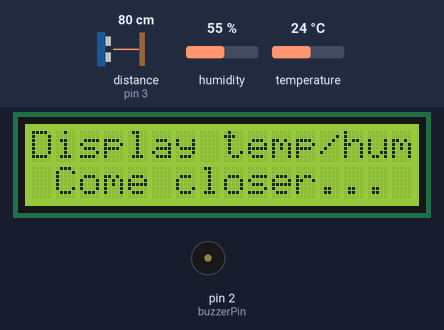
Bench run of a sketch on a simulated Arduino Uno, built with avr-gcc and run on an emulated ATmega328P. Parts: 16×2 character LCD, buzzer (waves = sounding, pin HIGH). Wiring (inferred from the names in the program): ultrasonic range finder: trigger pin 9; echo pin 3. The inputs (shaded band) are chosen by the test bench; at power-on: distance to the obstacle (sensor on pin 3) 80 cm, humidity 55 %, temperature 24 °C. The echo pulse lasts 58.3 µs per cm; pins used as bus, display or sensor lines are not drawn.

Above: at 1.2 s.
1.3 s: distance to the obstacle (sensor on pin 3) set to 2 cm
At 1.8 s:
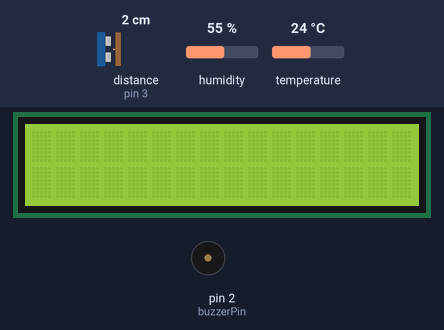
At 2.4 s:
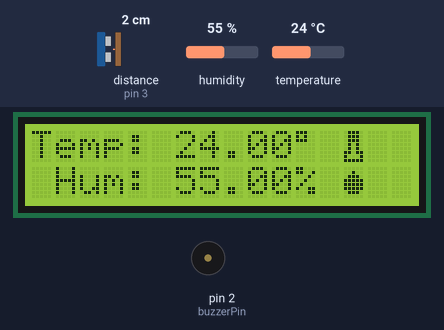
Timing chart, 0 to 4.3 s (numbered marks = the images above; inputs shaded):
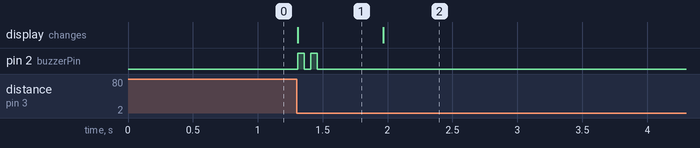

The sketch:

ard_temp_humidity_DHT22.ino
```cpp
#include <DHT.h>
#include <Adafruit_Sensor.h>
#include <LiquidCrystal.h>// include the library code

// initialize the library with the numbers of the interface pins
LiquidCrystal lcd(4, 6, 10, 11, 12, 13);

#define DHTPIN 7
#define DHTTYPE DHT22   // DHT 22  (AM2302)
DHT dht = DHT(DHTPIN, DHTTYPE);

// custom chars
byte Thermo[8] =
{
  0b01110,
  0b01110,
  0b01110,
  0b01010,
  0b01010,
  0b11011,
  0b10001,
  0b11111
};

byte Drop[8] =
{
  0b00000,
  0b00100,
  0b01110,
  0b11111,
  0b11111,
  0b11111,
  0b01110,
  0b00000
};


// ultrasonic sensor
const int trigPin = 9;
const int echoPin = 3;

// buzzer
int buzzerPin = 2;

// variable for take distance func output
int distCM;
bool beep;


void setup() {
  Serial.begin(9600);

  // Setup sensor:
  dht.begin();

  lcd.begin(16, 2);  // set LCD's number of columns and rows:

  // create new custom characters to display thermometer and a drop
  lcd.createChar(0, Thermo);
  lcd.createChar(1, Drop);

  // ultrasonic sensor pins
  pinMode(trigPin, OUTPUT);
  pinMode(echoPin, INPUT);

  // buzzer pin
  pinMode(buzzerPin, OUTPUT);
}

void loop() {

  lcd.setCursor(0, 0); // set the cursor to column 0, row 0
  lcd.print("Display temp/hum");
  lcd.setCursor(1, 1); // set the cursor to column 1, row 1
  lcd.print("Come closer...");
  beep = true;

  distCM = take_distance(); // take the distance function

  while (distCM <= 35) {

    if (beep == true) {
      lcd.clear(); // delete whatever on the LCD at the moment
      double_beep();
      beep = false;
    }

    // start reading temp and humidity

    delay(250);

    // Read the humidity in %:
    float h = dht.readHumidity();
    // Read the temperature as Celsius:
    float t = dht.readTemperature();


    // display things on the LCD
    lcd.setCursor(0, 0); // set the cursor to col 0, row 0
    lcd.print("Temp:");  // Print a message to the LCD.
    lcd.setCursor(6, 0);
    lcd.print(t);
    lcd.setCursor(11, 0);
    lcd.print((char)223);
    // print the thermo custom icon
    lcd.setCursor(13, 0);
    lcd.write(byte(0));

    lcd.setCursor(0, 1); // set the cursor to column 0, row 1
    lcd.print(" Hum:");  // Print a message to the LCD.
    lcd.setCursor(6, 1);
    lcd.print(h);
    lcd.setCursor(11, 1);
    lcd.print("%");
    // print the drop custom icon
    lcd.setCursor(13, 1);
    lcd.write(byte(1));

    delay(5000); // wait 5 sec

    distCM = take_distance();

  }
}


// FUNCTIONS

int take_distance() {
  int distanceCM;
  long duration;

  // TAKE DISTANCE
  // clear trigPin
  digitalWrite(trigPin, LOW);
  delayMicroseconds(2);

  // set trigPin on HIGH for 10 micro sec
  digitalWrite(trigPin, HIGH);
  delayMicroseconds(10);
  digitalWrite(trigPin, LOW);

  // reead echoPin and return the sound wave travel time in microsec
  duration = pulseIn(echoPin, HIGH);

  // calculate distance
  distanceCM = duration * 0.034 / 2; // s = t * v. the sound travels at 0.034 cm/µs (v). /2 because we want only one way trip

  return distanceCM;
}


void double_beep() {
  // make a double beep
  digitalWrite(buzzerPin, HIGH);   // turn the buzzer on (HIGH voltage level)
  delay(50);                       // wait for a second
  digitalWrite(buzzerPin, LOW);    // turn the buzzer off
  delay(50);
  digitalWrite(buzzerPin, HIGH);   // turn the buzzer on
  delay(50);                       // wait for a second
  digitalWrite(buzzerPin, LOW);    // turn the buzzer off
  delay(250);
}
```

Measured:
- after the input at 1.3 s, pin 2 (buzzerPin): alternates HIGH for 0.05 s and LOW for 0.05 s, 4 changes in all, then stays LOW, starting at once; the display: changes at once (image 1)
- what the display in image 1 shows lasts 0.7 s, from 1.3 s to 2.0 s
